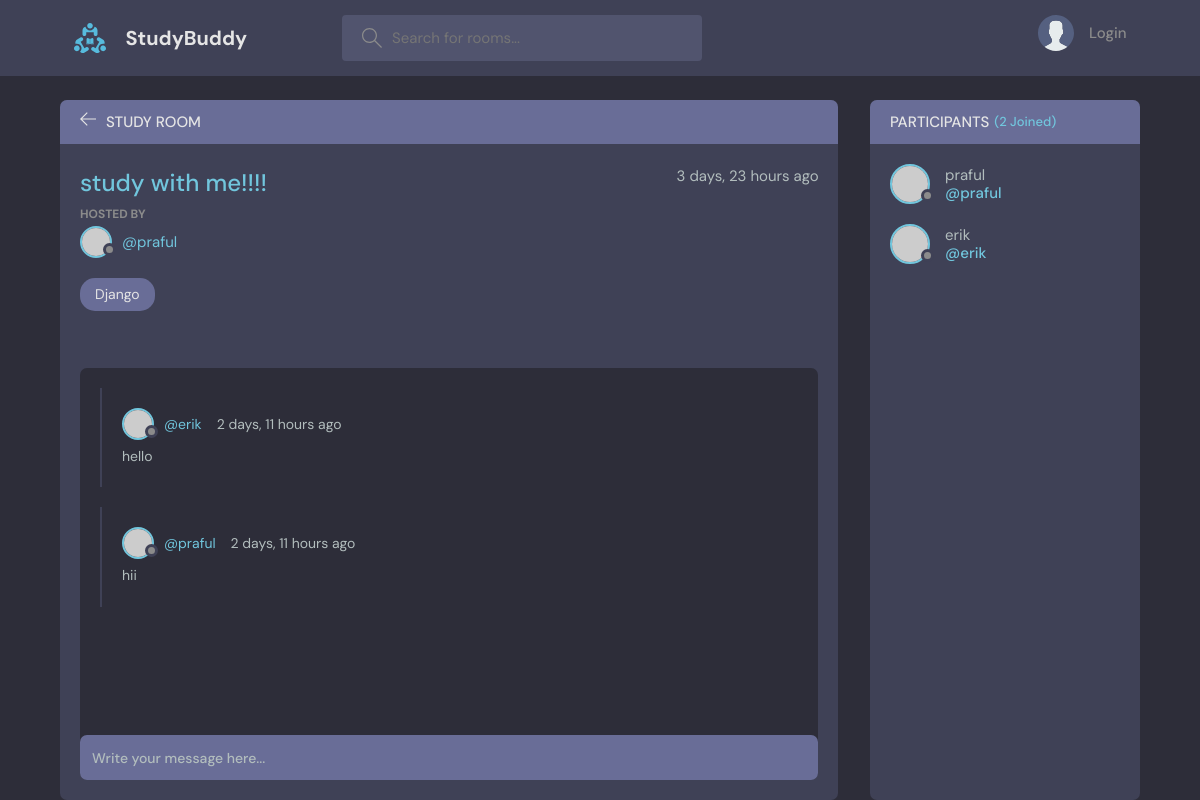
Page /room/6/ on the earlier database version.
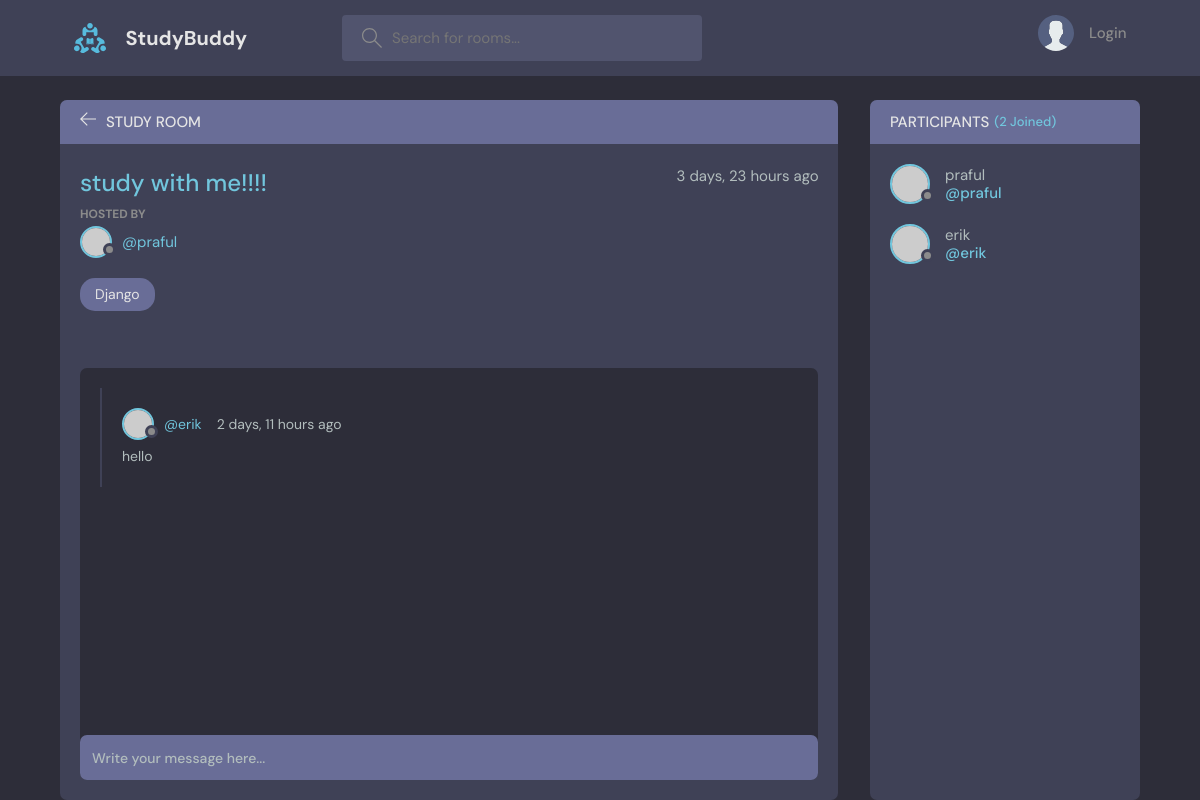
Same page on the later database version.
### base/models.py (models this page shows, shortened)
class Message(models.Model):
    user = models.ForeignKey(User, on_delete=models.CASCADE)
    room = models.ForeignKey(Room, on_delete=models.CASCADE)
    body = models.TextField()
    updated = models.DateTimeField(auto_now=True)
    created = models.DateTimeField(auto_now_add=True)
    class Meta:
        ordering = ['-updated', '-created']

### base/views.py (the view, shortened to what this page needs)
# urls.py: path('room/<str:pk>/', room, name="room"),
def room(request, pk):
    room = Room.objects.get(id=pk)
    room_messages = room.message_set.all().order_by('-created')
    participents = room.participents.all()
    context = {'room': room, 'room_messages': room_messages,
               'participents': participents}
    return render(request, 'base/room.html', context)

### base/models.py (called while the page is built)
    def __str__(self):
        return self.name

### base/templates/base/room.html (shortened to what this page needs)
{% extends 'main.html' %}
{% block content %}
<main class="profile-page layout layout--2">
  <div class="container">
    <div class="room">
      <div class="room__top">
        <div class="room__topLeft">
          <a href="{% url 'home' %}">
            <svg version="1.1" xmlns="http://www.w3.org/2000/svg" width="32" height="32" viewBox="0 0 32 32">
              <title>arrow-left</title>
              <path
                d="M13.723 2.286l-13.723 13.714 13.719 13.714 1.616-1.611-10.96-10.96h27.625v-2.286h-27.625l10.965-10.965-1.616-1.607z">
              </path>
            </svg>
          </a>
          <h3>Study Room</h3>
        </div>
      </div>
      <div class="room__box scroll">
        <div class="room__header scroll">
          <div class="room__info">
            <h3>{{room.name}}</h3>
            <span>{{room.created|timesince}} ago</span>
          </div>
          <div class="room__hosted">
            <p>Hosted By</p>
            <a href="{% url 'user-profile' room.host.id %}" class="room__author">
              <div class="avatar avatar--small">
                <img src="https://randomuser.me/api/portraits/men/37.jpg" />
              </div>
              <span>@{{room.host.username}}</span>
            </a>
          </div>
          <span class="room__topics">{{room.topic}}</span>
        </div>
        <div class="room__conversation">
          <div class="threads scroll">
            {% for message in room_messages %}
            <div class="thread">
              <div class="thread__top">
                <div class="thread__author">
                  <a href="#" class="thread__authorInfo">
                    <div class="avatar avatar--small">
                      <img src="https://randomuser.me/api/portraits/men/37.jpg" />
                    </div>
                    <span>@{{message.user.username}}</span>
                  </a>
                  <span class="thread__date">{{message.created|timesince}} ago</span>
                </div>
              </div>
              <div class="thread__details">
                {{message.body}}
              </div>
            </div>
            {% endfor %}
          </div>
        </div>
      </div>
      <div class="room__message">
        <form action="" method="POST">
          <input name="body" placeholder="Write your message here..." />
        </form>
      </div>
    </div>
    <div class="participants">
      <h3 class="participants__top">Participants <span>({{participents.count}} Joined)</span></h3>
      <div class="participants__list scroll">
        {% for user in participents %}
        <a href="{% url 'user-profile' user.id %}" class="participant">
          <div class="avatar avatar--medium">
            <img src="https://randomuser.me/api/portraits/men/37.jpg" />
          </div>
          <p>
            {{user.username}}
            <span>@{{user.username}}</span>
          </p>
        </a>
        {% endfor %}
      </div>
    </div>
  </div>
</main>
{% endblock %}

Differences in the rows shown:
removed Message: user.username "praful", created "2 days, 11 hours", body "hii"
